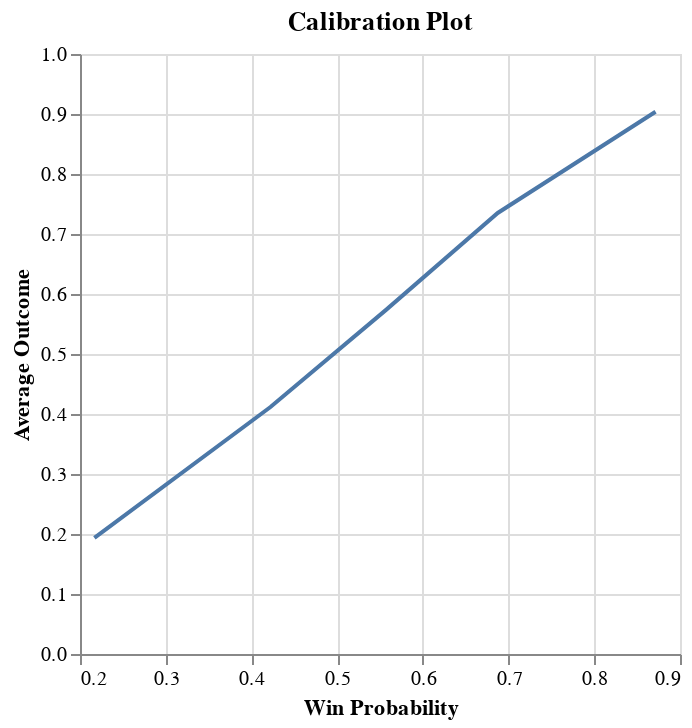

Source (notebook cell):
### Code cell
df = games[games['win_prob'].notnull()]

df['win_prob_bucket'] = pd.qcut(df['win_prob'], q=5, duplicates='drop')

bucket_means = df.groupby('win_prob_bucket').agg(
    avg_outcome=('win_percent', 'mean'),
    win_prob_midpoint=('win_prob', 'mean')
)

calibration_plot = alt.Chart(bucket_means).mark_line().encode(
    x=alt.X('win_prob_midpoint', title='Win Probability'),
    y=alt.Y('avg_outcome', title='Average Outcome'),
    # tooltip=['win_prob_midpoint', 'avg_outcome']
).properties(
    title='Calibration Plot'
)
calibration_plot

### Figure 1 — Vega-Lite specification as saved in the notebook (floating-point values rounded to 4 significant figures)
{"config": {"view": {"continuousWidth": 300, "continuousHeight": 300}}, "data": {"name": "data-84c67a0b884276a47da59b7b2192d43a"}, "mark": {"type": "line"}, "encoding": {"x": {"field": "win_prob_midpoint", "title": "Win Probability", "type": "quantitative"}, "y": {"field": "avg_outcome", "title": "Average Outcome", "type": "quantitative"}}, "title": "Calibration Plot", "$schema": "https://vega.github.io/schema/vega-lite/v5.8.0.json", "datasets": {"data-84c67a0b884276a47da59b7b2192d43a": [{"avg_outcome": 0.1937, "win_prob_midpoint": 0.2168}, {"avg_outcome": 0.4117, "win_prob_midpoint": 0.4222}, {"avg_outcome": 0.5731, "win_prob_midpoint": 0.5567}, {"avg_outcome": 0.7351, "win_prob_midpoint": 0.6874}, {"avg_outcome": 0.9037, "win_prob_midpoint": 0.8715}]}}
